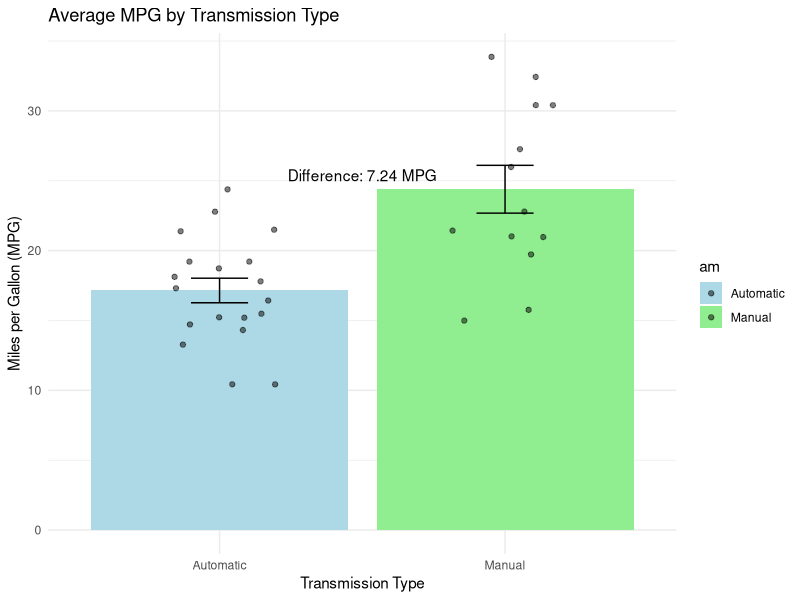
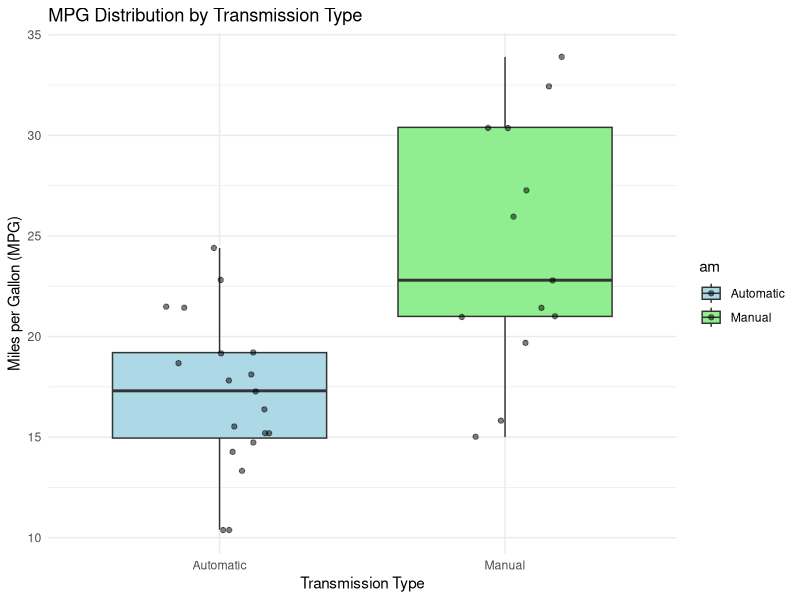
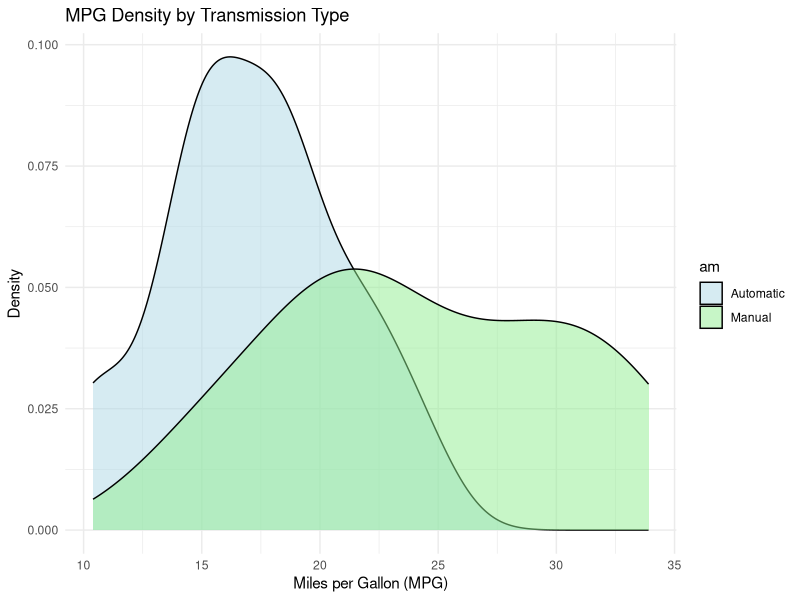
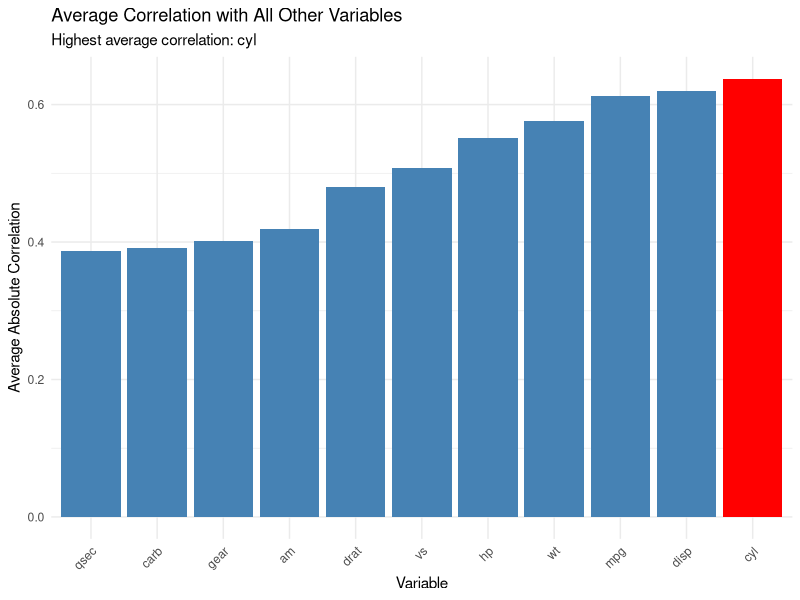
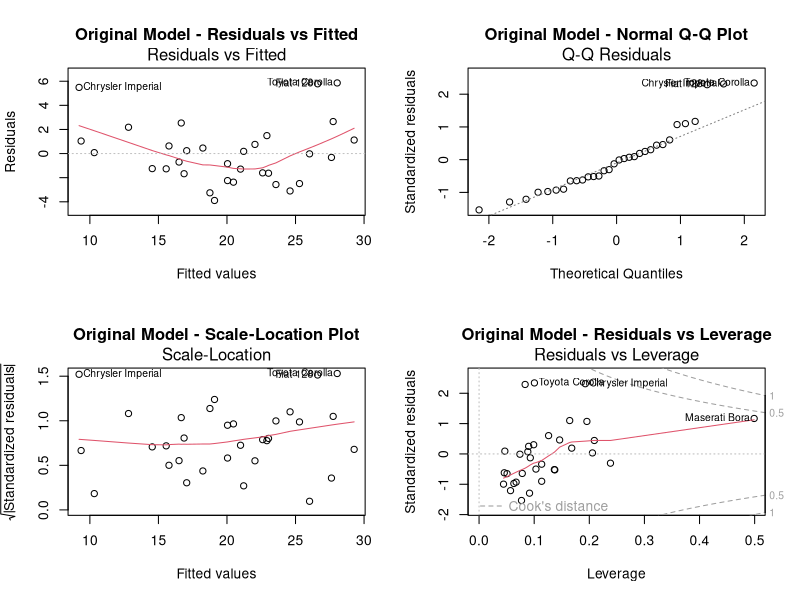
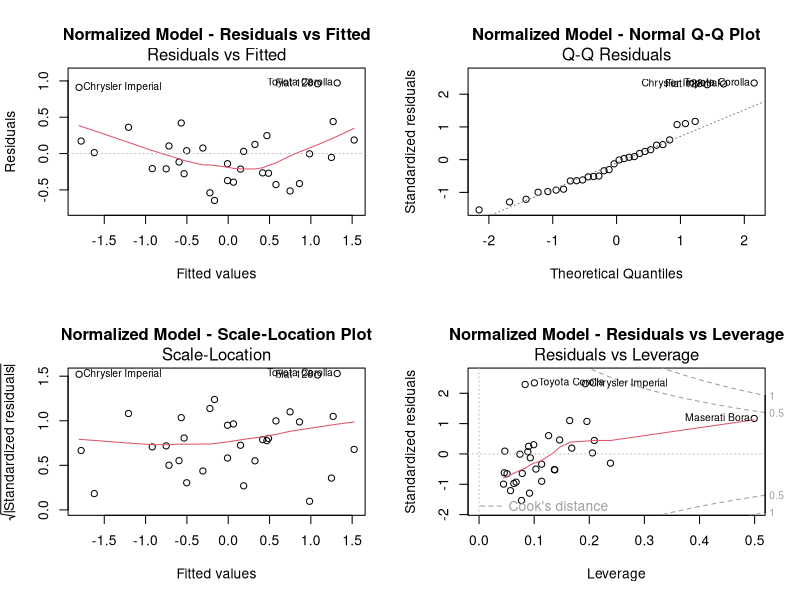

Write R code to recreate these figures, in order. (Note: this script raises an error after producing the figures.)
# Load required packages
required_packages <- c("ggplot2", "reshape2", "MASS", "car")
for(pkg in required_packages) {
    if(!require(pkg, character.only = TRUE)) {
        install.packages(pkg)
        library(pkg, character.only = TRUE)
    }
}

# Verify ggplot2 package is loaded
if(!require(ggplot2)) {
    install.packages("ggplot2")
    library(ggplot2)
}

# Verify MASS package is loaded
if(!require(MASS)) {
    install.packages("MASS")
    library(MASS)
}

# Verify car package is loaded
if(!require(car)) {
    install.packages("car")
    library(car)
}

# Load the mtcars dataset
data(mtcars)

# Convert mtcars to a matrix
# First, store the row names (car names)
car_names <- rownames(mtcars)

# Convert to matrix
mtcars_matrix <- as.matrix(mtcars)

# Add back the row names
rownames(mtcars_matrix) <- car_names

# Convert to data frame for easier analysis
mtcars_df <- as.data.frame(mtcars_matrix)
mtcars_df$am <- factor(mtcars_df$am, levels = c(0, 1), labels = c("Automatic", "Manual"))

# Calculate average MPG for each transmission type
auto_mpg <- mean(mtcars_df$mpg[mtcars_df$am == "Automatic"])
manual_mpg <- mean(mtcars_df$mpg[mtcars_df$am == "Manual"])

# Calculate the difference
mpg_difference <- manual_mpg - auto_mpg
percent_difference <- (mpg_difference / auto_mpg) * 100

# Print results
print("\nMPG Comparison between Transmission Types:")
print(paste("Automatic Transmission Average MPG:", round(auto_mpg, 2)))
print(paste("Manual Transmission Average MPG:", round(manual_mpg, 2)))
print(paste("Difference in MPG (Manual - Automatic):", round(mpg_difference, 2)))
print(paste("Percentage Difference:", round(percent_difference, 2), "%"))

# Create a bar plot to visualize the difference
ggplot(mtcars_df, aes(x = am, y = mpg, fill = am)) +
    stat_summary(fun = mean, geom = "bar") +
    stat_summary(fun.data = mean_se, geom = "errorbar", width = 0.2) +
    geom_jitter(width = 0.2, alpha = 0.5) +
    theme_minimal() +
    labs(title = "Average MPG by Transmission Type",
         x = "Transmission Type",
         y = "Miles per Gallon (MPG)") +
    scale_fill_manual(values = c("Automatic" = "lightblue", "Manual" = "lightgreen")) +
    annotate("text", x = 1.5, y = max(c(auto_mpg, manual_mpg)) + 1,
             label = paste("Difference:", round(mpg_difference, 2), "MPG"))

# Perform t-test to check if the difference is statistically significant
t_test_result <- t.test(mpg ~ am, data = mtcars_df)
print("\nStatistical Test Results:")
print(t_test_result)

# Print conclusion
print("\nConclusion:")
if(t_test_result$p.value < 0.05) {
    if(mpg_difference > 0) {
        print(paste("Manual transmission cars have significantly better MPG than automatic transmission cars by", 
                   round(mpg_difference, 2), "MPG (", round(percent_difference, 2), "% better)."))
    } else {
        print(paste("Automatic transmission cars have significantly better MPG than manual transmission cars by", 
                   round(abs(mpg_difference), 2), "MPG (", round(abs(percent_difference), 2), "% better)."))
    }
} else {
    print("There is no significant difference in MPG between manual and automatic transmission cars.")
}

# Calculate summary statistics for MPG by transmission type
mpg_by_trans <- aggregate(mpg ~ am, data = mtcars_df, FUN = function(x) c(
    mean = mean(x),
    sd = sd(x),
    min = min(x),
    max = max(x),
    n = length(x)
))
print("\nMPG Summary by Transmission Type:")
print(mpg_by_trans)

# Create boxplot of MPG by transmission type
p1 <- ggplot(mtcars_df, aes(x = am, y = mpg, fill = am)) +
    geom_boxplot() +
    geom_jitter(width = 0.2, alpha = 0.5) +
    theme_minimal() +
    labs(title = "MPG Distribution by Transmission Type",
         x = "Transmission Type",
         y = "Miles per Gallon (MPG)") +
    scale_fill_manual(values = c("Automatic" = "lightblue", "Manual" = "lightgreen"))

# Create density plot
p2 <- ggplot(mtcars_df, aes(x = mpg, fill = am)) +
    geom_density(alpha = 0.5) +
    theme_minimal() +
    labs(title = "MPG Density by Transmission Type",
         x = "Miles per Gallon (MPG)",
         y = "Density") +
    scale_fill_manual(values = c("Automatic" = "lightblue", "Manual" = "lightgreen"))

# Print both plots
print(p1)
print(p2)

# Calculate correlation between transmission and MPG
cor_am_mpg <- cor(mtcars_matrix[, "am"], mtcars_matrix[, "mpg"])
print("\nCorrelation between transmission type and MPG:")
print(cor_am_mpg)

# Create a linear model to predict MPG from transmission type
mpg_model <- lm(mpg ~ am, data = mtcars_df)
print("\nLinear model results:")
print(summary(mpg_model))

# Create a more complex model including other relevant variables
complex_model <- lm(mpg ~ am + wt + qsec + cyl, data = mtcars_df)
print("\nComplex model results (including weight, quarter mile time, and cylinders):")
print(summary(complex_model))

# Print additional insights
print("\nAdditional Insights:")
print("1. Average MPG by transmission type:")
print(paste("   Automatic:", round(mean(mtcars_df$mpg[mtcars_df$am == "Automatic"]), 2), "MPG"))
print(paste("   Manual:", round(mean(mtcars_df$mpg[mtcars_df$am == "Manual"]), 2), "MPG"))
print("2. MPG range by transmission type:")
print(paste("   Automatic:", round(min(mtcars_df$mpg[mtcars_df$am == "Automatic"]), 2), "-", 
            round(max(mtcars_df$mpg[mtcars_df$am == "Automatic"]), 2), "MPG"))
print(paste("   Manual:", round(min(mtcars_df$mpg[mtcars_df$am == "Manual"]), 2), "-", 
            round(max(mtcars_df$mpg[mtcars_df$am == "Manual"]), 2), "MPG"))

# Basic data check
print("Checking data structure:")
print(str(mtcars_matrix))
print("\nChecking for missing values:")
print(colSums(is.na(mtcars_matrix)))

# Calculate correlation matrix
tryCatch({
    full_cor_matrix <- cor(mtcars_matrix)
    print("\nCorrelation matrix calculated successfully")
}, error = function(e) {
    print("Error calculating correlation matrix:")
    print(e)
})

# Calculate average correlations
tryCatch({
    # Remove diagonal elements and calculate mean absolute correlation
    avg_correlations <- colMeans(abs(full_cor_matrix - diag(ncol(full_cor_matrix))))
    
    # Create a data frame with the results
    avg_cor_df <- data.frame(
        Variable = names(avg_correlations),
        Avg_Correlation = avg_correlations
    )
    
    # Sort by average correlation
    avg_cor_df <- avg_cor_df[order(avg_cor_df$Avg_Correlation, decreasing = TRUE), ]
    
    # Print the results
    print("\nAverage correlation with all other variables:")
    print(avg_cor_df)
    
    # Find the variable with highest average correlation
    highest_avg_cor_var <- avg_cor_df$Variable[1]
    highest_avg_cor_value <- avg_cor_df$Avg_Correlation[1]
    
    print("\nVariable with the highest average correlation:")
    print(paste("Variable:", highest_avg_cor_var))
    print(paste("Average correlation:", round(highest_avg_cor_value, 3)))
    
    # Create visualization
    p <- ggplot(avg_cor_df, aes(x = reorder(Variable, Avg_Correlation), y = Avg_Correlation)) +
        geom_bar(stat = "identity", fill = ifelse(avg_cor_df$Variable == highest_avg_cor_var, "red", "steelblue")) +
        theme_minimal() +
        theme(axis.text.x = element_text(angle = 45, hjust = 1)) +
        labs(title = "Average Correlation with All Other Variables",
             subtitle = paste("Highest average correlation:", highest_avg_cor_var),
             x = "Variable",
             y = "Average Absolute Correlation")
    
    print(p)
    
}, error = function(e) {
    print("Error in correlation analysis:")
    print(e)
})

# Display the first few rows of the matrix
print("\nFirst few rows of the matrix:")
print(head(mtcars_matrix))

# Display the structure of the matrix
print("\nStructure of the matrix:")
str(mtcars_matrix)

# Display the dimensions of the matrix
print("\nDimensions of the matrix:")
print(dim(mtcars_matrix))

# Display the column names
print("\nColumn names:")
print(colnames(mtcars_matrix))

# Display the row names (car names)
print("\nCar names (row names):")
print(rownames(mtcars_matrix))

# Calculate the transpose of the matrix
mtcars_transpose <- t(mtcars_matrix)

# Display the dimensions of the transpose
print("\nDimensions of the transpose matrix:")
print(dim(mtcars_transpose))

# Display first few rows of the transpose
print("\nFirst few rows of the transpose matrix:")
print(head(mtcars_transpose))

# Calculate the product of the matrix and its transpose
# Note: This will give us a 32x32 matrix (cars x cars)
matrix_product <- mtcars_matrix %*% mtcars_transpose

# Display the dimensions of the product matrix
print("\nDimensions of the product matrix (mtcars_matrix %*% mtcars_transpose):")
print(dim(matrix_product))

# Display the first few rows and columns of the product matrix
print("\nFirst few rows and columns of the product matrix:")
print(matrix_product[1:5, 1:5])

# Create a 3x3 matrix using three continuous variables: mpg, hp, and wt
# We'll use the first three cars to create the matrix
three_var_matrix <- mtcars_matrix[1:3, c("mpg", "hp", "wt")]
print("\n3x3 matrix using mpg, hp, and wt for first three cars:")
print(three_var_matrix)

# Calculate the determinant
det_value <- det(three_var_matrix)
print("\nDeterminant of the 3x3 matrix:")
print(det_value)

# Check if the matrix is invertible (determinant != 0)
if(abs(det_value) > 1e-10) {  # Using a small threshold to account for numerical precision
    print("\nThe matrix is invertible!")
    # Calculate the inverse
    inverse_matrix <- solve(three_var_matrix)
    print("\nInverse of the 3x3 matrix:")
    print(inverse_matrix)
    
    # Verify the inverse by multiplying with original matrix
    identity_check <- three_var_matrix %*% inverse_matrix
    print("\nVerification (should be close to identity matrix):")
    print(round(identity_check, 6))
} else {
    print("\nThe matrix is not invertible (determinant is zero or very close to zero)")
}

# Calculate column means using matrix operations
# Create a vector of ones with length equal to number of rows
ones_vector <- matrix(1, nrow = nrow(mtcars_matrix), ncol = 1)

# Calculate means using matrix multiplication and division
# (X' * 1) / n where X is the data matrix and n is the number of rows
column_means <- (t(mtcars_matrix) %*% ones_vector) / nrow(mtcars_matrix)

# Add column names to the means
rownames(column_means) <- colnames(mtcars_matrix)
colnames(column_means) <- "Mean"

print("\nColumn means calculated using matrix operations:")
print(column_means)

# Verify the results using the built-in colMeans function
print("\nVerification using colMeans function:")
print(colMeans(mtcars_matrix))

# Normalize the dataset and compare model performance
# First, let's create a function to normalize the data
normalize_matrix <- function(x) {
    # Calculate mean and standard deviation for each column
    col_means <- colMeans(x)
    col_sds <- apply(x, 2, sd)
    
    # Create a matrix of means and standard deviations
    means_matrix <- matrix(rep(col_means, each = nrow(x)), nrow = nrow(x))
    sds_matrix <- matrix(rep(col_sds, each = nrow(x)), nrow = nrow(x))
    
    # Normalize the data: (x - mean) / sd
    normalized <- (x - means_matrix) / sds_matrix
    return(normalized)
}

# Normalize the matrix
mtcars_normalized <- normalize_matrix(mtcars_matrix)

# Print summary of original and normalized data
print("\nSummary of original data:")
print(summary(mtcars_matrix))
print("\nSummary of normalized data:")
print(summary(mtcars_normalized))

# Compare model performance
# We'll use mpg as the target variable and hp, wt, and disp as predictors
# Original data model
original_model <- lm(mpg ~ hp + wt + disp, data = as.data.frame(mtcars_matrix))
print("\nModel performance with original data:")
print(summary(original_model))

# Normalized data model
normalized_model <- lm(mpg ~ hp + wt + disp, data = as.data.frame(mtcars_normalized))
print("\nModel performance with normalized data:")
print(summary(normalized_model))

# Compare coefficients
print("\nComparison of coefficients:")
coef_comparison <- data.frame(
    Original = coef(original_model),
    Normalized = coef(normalized_model)
)
print(coef_comparison)

# Compare R-squared values
print("\nComparison of R-squared values:")
r2_comparison <- data.frame(
    Original = summary(original_model)$r.squared,
    Normalized = summary(normalized_model)$r.squared
)
print(r2_comparison)

# Test model assumptions
# Create a function to generate diagnostic plots
create_diagnostic_plots <- function(model, title) {
    # Set up a 2x2 plot layout
    par(mfrow = c(2, 2))
    
    # 1. Residuals vs Fitted (Linearity)
    plot(model, which = 1, main = paste(title, "- Residuals vs Fitted"))
    
    # 2. Normal Q-Q Plot (Normality)
    plot(model, which = 2, main = paste(title, "- Normal Q-Q Plot"))
    
    # 3. Scale-Location Plot (Homoscedasticity)
    plot(model, which = 3, main = paste(title, "- Scale-Location Plot"))
    
    # 4. Residuals vs Leverage (Influential Points)
    plot(model, which = 5, main = paste(title, "- Residuals vs Leverage"))
    
    # Reset plot layout
    par(mfrow = c(1, 1))
}

# Generate diagnostic plots for both models
print("\nGenerating diagnostic plots for original model...")
create_diagnostic_plots(original_model, "Original Model")

print("\nGenerating diagnostic plots for normalized model...")
create_diagnostic_plots(normalized_model, "Normalized Model")

# Test for multicollinearity using VIF (Variance Inflation Factor)
print("\nVIF values for original model:")
print(vif(original_model))

print("\nVIF values for normalized model:")
print(vif(normalized_model))

# Test for normality of residuals
print("\nShapiro-Wilk test for normality of residuals:")
print("Original model:")
print(shapiro.test(residuals(original_model)))
print("Normalized model:")
print(shapiro.test(residuals(normalized_model)))

# Test for homoscedasticity using Breusch-Pagan test
print("\nBreusch-Pagan test for homoscedasticity:")
print("Original model:")
print(bptest(original_model))
print("Normalized model:")
print(bptest(normalized_model))

# Correlation matrix of predictors
print("\nCorrelation matrix of predictors:")
cor_matrix <- cor(mtcars_matrix[, c("hp", "wt", "disp")])
print(cor_matrix)

# Create a heatmap of the correlation matrix
library(ggplot2)
library(reshape2)
cor_melted <- melt(cor_matrix)
ggplot(cor_melted, aes(x = Var1, y = Var2, fill = value)) +
    geom_tile() +
    scale_fill_gradient2(low = "blue", high = "red", mid = "white", 
                        midpoint = 0, limit = c(-1, 1), space = "Lab", 
                        name = "Correlation") +
    theme_minimal() +
    labs(title = "Correlation Heatmap of Predictors")

# Find the car with the highest horsepower
# Get the index of the maximum horsepower
max_hp_index <- which.max(mtcars_matrix[, "hp"])

# Get the car name and its horsepower
max_hp_car <- rownames(mtcars_matrix)[max_hp_index]
max_hp_value <- mtcars_matrix[max_hp_index, "hp"]

# Print the results
print("\nCar with the highest horsepower:")
print(paste("Car:", max_hp_car))
print(paste("Horsepower:", max_hp_value))

# Create a bar plot of the top 5 cars by horsepower
# Sort the cars by horsepower in descending order
sorted_cars <- mtcars_matrix[order(mtcars_matrix[, "hp"], decreasing = TRUE), ]
top_5_cars <- sorted_cars[1:5, ]

# Create the bar plot
barplot(top_5_cars[, "hp"],
        names.arg = rownames(top_5_cars),
        main = "Top 5 Cars by Horsepower",
        xlab = "Car Model",
        ylab = "Horsepower",
        col = "red",
        las = 2)  # Rotate x-axis labels for better readability

# Create a heatmap of the full correlation matrix
# Melt the correlation matrix for ggplot
full_cor_melted <- melt(full_cor_matrix)

# Create the heatmap
ggplot(full_cor_melted, aes(x = Var1, y = Var2, fill = value)) +
    geom_tile() +
    scale_fill_gradient2(low = "blue", high = "red", mid = "white", 
                        midpoint = 0, limit = c(-1, 1), space = "Lab", 
                        name = "Correlation") +
    theme_minimal() +
    theme(axis.text.x = element_text(angle = 45, hjust = 1)) +
    labs(title = "Correlation Heatmap of All Variables",
         x = "",
         y = "")

# Find the strongest correlations
# Create a function to find the strongest correlations
find_strong_correlations <- function(cor_matrix, threshold = 0.7) {
    # Get the upper triangle of the correlation matrix
    upper_tri <- upper.tri(cor_matrix)
    
    # Create a data frame with the correlations
    cor_df <- data.frame(
        Var1 = rownames(cor_matrix)[row(cor_matrix)[upper_tri]],
        Var2 = colnames(cor_matrix)[col(cor_matrix)[upper_tri]],
        Correlation = cor_matrix[upper_tri]
    )
    
    # Filter for strong correlations
    strong_cors <- cor_df[abs(cor_df$Correlation) >= threshold, ]
    
    # Sort by absolute correlation
    strong_cors <- strong_cors[order(abs(strong_cors$Correlation), decreasing = TRUE), ]
    
    return(strong_cors)
}

# Find and print strong correlations
strong_correlations <- find_strong_correlations(full_cor_matrix)
print("\nStrong correlations (|r| >= 0.7):")
print(strong_correlations)

# Create a bar plot of average correlations
ggplot(avg_cor_df, aes(x = reorder(Variable, Avg_Correlation), y = Avg_Correlation)) +
    geom_bar(stat = "identity", fill = "steelblue") +
    theme_minimal() +
    theme(axis.text.x = element_text(angle = 45, hjust = 1)) +
    labs(title = "Average Correlation with All Other Variables",
         x = "Variable",
         y = "Average Absolute Correlation")

# Find the highest correlation between any two variables
# Get the upper triangle of the correlation matrix
upper_tri <- upper.tri(full_cor_matrix)

# Create a data frame with all correlations
all_cors <- data.frame(
    Var1 = rownames(full_cor_matrix)[row(full_cor_matrix)[upper_tri]],
    Var2 = colnames(full_cor_matrix)[col(full_cor_matrix)[upper_tri]],
    Correlation = full_cor_matrix[upper_tri]
)

# Find the highest absolute correlation
max_cor_index <- which.max(abs(all_cors$Correlation))
highest_cor <- all_cors[max_cor_index, ]

# Print the results
print("\nHighest correlation between variables:")
print(paste("Variables:", highest_cor$Var1, "and", highest_cor$Var2))
print(paste("Correlation:", round(highest_cor$Correlation, 3)))

# Create a scatter plot of the variables with highest correlation
ggplot(as.data.frame(mtcars_matrix), 
       aes(x = .data[[highest_cor$Var1]], y = .data[[highest_cor$Var2]])) +
    geom_point() +
    geom_smooth(method = "lm", se = TRUE) +
    theme_minimal() +
    labs(title = paste("Scatter Plot of", highest_cor$Var1, "vs", highest_cor$Var2),
         x = highest_cor$Var1,
         y = highest_cor$Var2)

# Print detailed correlation analysis for cyl
print("\nDetailed correlation analysis for 'cyl':")
cyl_correlations <- full_cor_matrix["cyl", ]
cyl_cor_df <- data.frame(
    Variable = names(cyl_correlations),
    Correlation = cyl_correlations
)
cyl_cor_df <- cyl_cor_df[order(abs(cyl_cor_df$Correlation), decreasing = TRUE), ]
print(cyl_cor_df)

# Create a visualization of cyl's correlations
cyl_cor_melted <- melt(cyl_cor_df)
ggplot(cyl_cor_df, aes(x = reorder(Variable, abs(Correlation)), y = Correlation)) +
    geom_bar(stat = "identity", fill = ifelse(cyl_cor_df$Correlation > 0, "red", "blue")) +
    theme_minimal() +
    theme(axis.text.x = element_text(angle = 45, hjust = 1)) +
    labs(title = "Correlations with Number of Cylinders (cyl)",
         x = "Variable",
         y = "Correlation Coefficient")

# Create scatter plots for cyl vs top correlated variables
top_cor_vars <- head(cyl_cor_df$Variable[cyl_cor_df$Variable != "cyl"], 3)
par(mfrow = c(1, 3))
for(var in top_cor_vars) {
    plot(mtcars_matrix[, "cyl"], mtcars_matrix[, var],
         xlab = "Number of Cylinders",
         ylab = var,
         main = paste("cyl vs", var))
    abline(lm(mtcars_matrix[, var] ~ mtcars_matrix[, "cyl"]), col = "red")
}
par(mfrow = c(1, 1))

# Print explanation
print("\nExplanation of cyl's high average correlation:")
print("The number of cylinders (cyl) has strong relationships with many other variables because:")
print("1. It's a fundamental engine characteristic that affects multiple aspects of car performance")
print("2. It's strongly related to engine size (disp), horsepower (hp), and weight (wt)")
print("3. It has an inverse relationship with fuel efficiency (mpg)")
print("4. It's related to transmission type (am) and number of gears (gear)")

# Create a correlation heatmap focusing on cyl's relationships
cyl_cor_matrix <- full_cor_matrix[c("cyl", top_cor_vars), c("cyl", top_cor_vars)]
melted_cyl_cor <- melt(cyl_cor_matrix)
ggplot(melted_cyl_cor, aes(x = Var1, y = Var2, fill = value)) +
    geom_tile() +
    scale_fill_gradient2(low = "blue", high = "red", mid = "white", 
                        midpoint = 0, limit = c(-1, 1), space = "Lab", 
                        name = "Correlation") +
    theme_minimal() +
    theme(axis.text.x = element_text(angle = 45, hjust = 1)) +
    labs(title = "Correlation Heatmap: cyl and Top Correlated Variables",
         x = "",
         y = "")

# Create a multiple regression model
mlr_model <- lm(mpg ~ hp + wt + qsec, data = mtcars_df)

# Print model summary
print("\nMultiple Linear Regression Model Summary:")
print(summary(mlr_model))

# Stepwise Regression Analysis
print("\nStepwise Regression Analysis:")

# Create a full model with all potential predictors
full_model <- lm(mpg ~ ., data = mtcars_df)
print("\nFull Model Summary:")
print(summary(full_model))

# Perform stepwise regression using AIC
print("\nStepwise Regression using AIC:")
step_model <- stepAIC(full_model, direction = "both", trace = TRUE)
print("\nBest Model from Stepwise Selection:")
print(summary(step_model))

# Compare models using AIC
print("\nModel Comparison using AIC:")
print(paste("Full Model AIC:", round(AIC(full_model), 2)))
print(paste("Stepwise Model AIC:", round(AIC(step_model), 2)))

# Compare models using BIC
print("\nModel Comparison using BIC:")
print(paste("Full Model BIC:", round(BIC(full_model), 2)))
print(paste("Stepwise Model BIC:", round(BIC(step_model), 2)))

# Print the formula of the best model
print("\nBest Model Formula:")
print(formula(step_model))

# Create diagnostic plots for the stepwise model
print("\nGenerating diagnostic plots for stepwise model...")
create_diagnostic_plots(step_model, "Stepwise Model")

# Calculate and print VIF for the stepwise model
print("\nVIF values for stepwise model:")
print(vif(step_model))

# Compare R-squared values
print("\nComparison of R-squared values:")
r2_comparison <- data.frame(
    Full_Model = summary(full_model)$r.squared,
    Stepwise_Model = summary(step_model)$r.squared
)
print(r2_comparison)

# Create a plot of actual vs predicted values for stepwise model
predicted_step <- predict(step_model)
actual <- mtcars_df$mpg

plot_df_step <- data.frame(
    Actual = actual,
    Predicted = predicted_step
)

ggplot(plot_df_step, aes(x = Actual, y = Predicted)) +
    geom_point() +
    geom_abline(intercept = 0, slope = 1, color = "red", linetype = "dashed") +
    theme_minimal() +
    labs(title = "Actual vs Predicted MPG (Stepwise Model)",
         x = "Actual MPG",
         y = "Predicted MPG")

# Print model interpretation for stepwise model
print("\nStepwise Model Interpretation:")
print("1. Overall Model Fit:")
print(paste("The stepwise model explains", round(summary(step_model)$r.squared * 100, 1), 
            "% of the variance in MPG."))

print("\n2. Selected Variables and Their Effects:")
for(var in names(coef(step_model))[-1]) {  # Exclude intercept
    print(paste("\n", var, ":"))
    print(paste("   Coefficient:", round(coef(step_model)[var], 3)))
    print(paste("   p-value:", format.pval(summary(step_model)$coefficients[var, "Pr(>|t|)"], digits = 3)))
}

# Calculate standardized coefficients for stepwise model
std_coef_step <- coef(step_model) * c(1, sapply(mtcars_df[, names(coef(step_model))[-1]], sd)) / sd(mtcars_df$mpg)
print("\nStandardized Coefficients for Stepwise Model:")
print(round(std_coef_step, 3))

# Create a residual plot for stepwise model
residuals_step <- resid(step_model)
ggplot(data.frame(Fitted = fitted(step_model), Residuals = residuals_step),
       aes(x = Fitted, y = Residuals)) +
    geom_point() +
    geom_hline(yintercept = 0, color = "red", linetype = "dashed") +
    geom_smooth(method = "loess", se = TRUE) +
    theme_minimal() +
    labs(title = "Residual Plot (Stepwise Model)",
         x = "Fitted Values",
         y = "Residuals")

# Print residual statistics for stepwise model
print("\nResidual Statistics for Stepwise Model:")
print(paste("Mean of residuals:", round(mean(residuals_step), 3)))
print(paste("Standard deviation of residuals:", round(sd(residuals_step), 3)))
print(paste("Sum of squared residuals:", round(sum(residuals_step^2), 3)))

# Test for normality of residuals
print("\nShapiro-Wilk test for normality of residuals:")
print(shapiro.test(residuals_step))

# Test for homoscedasticity
print("\nBreusch-Pagan test for homoscedasticity:")
print(bptest(step_model))

# Calculate and print confidence intervals for coefficients
print("\n95% Confidence Intervals for Coefficients:")
print(confint(step_model))

# Create a coefficient plot
coef_df <- data.frame(
    Variable = names(coef(step_model)),
    Coefficient = coef(step_model),
    Lower = confint(step_model)[, 1],
    Upper = confint(step_model)[, 2]
)

ggplot(coef_df, aes(x = reorder(Variable, Coefficient), y = Coefficient)) +
    geom_point() +
    geom_errorbar(aes(ymin = Lower, ymax = Upper), width = 0.2) +
    geom_hline(yintercept = 0, color = "red", linetype = "dashed") +
    theme_minimal() +
    theme(axis.text.x = element_text(angle = 45, hjust = 1)) +
    labs(title = "Coefficient Plot with 95% Confidence Intervals",
         x = "Variable",
         y = "Coefficient")

# Calculate standardized coefficients
std_coef <- coef(mlr_model) * c(1, sapply(mtcars_df[, c("hp", "wt", "qsec")], sd)) / sd(mtcars_df$mpg)
print("\nStandardized Coefficients:")
print(round(std_coef, 3))

# Create a plot of actual vs predicted values
predicted <- predict(mlr_model)
actual <- mtcars_df$mpg

plot_df <- data.frame(
    Actual = actual,
    Predicted = predicted
)

ggplot(plot_df, aes(x = Actual, y = Predicted)) +
    geom_point() +
    geom_abline(intercept = 0, slope = 1, color = "red", linetype = "dashed") +
    theme_minimal() +
    labs(title = "Actual vs Predicted MPG",
         x = "Actual MPG",
         y = "Predicted MPG")

# Calculate and print residual statistics
residuals <- resid(mlr_model)
print("\nResidual Statistics:")
print(paste("Mean of residuals:", round(mean(residuals), 3)))
print(paste("Standard deviation of residuals:", round(sd(residuals), 3)))
print(paste("Sum of squared residuals:", round(sum(residuals^2), 3)))

# Create a residual plot
ggplot(data.frame(Fitted = fitted(mlr_model), Residuals = residuals),
       aes(x = Fitted, y = Residuals)) +
    geom_point() +
    geom_hline(yintercept = 0, color = "red", linetype = "dashed") +
    geom_smooth(method = "loess", se = TRUE) +
    theme_minimal() +
    labs(title = "Residual Plot",
         x = "Fitted Values",
         y = "Residuals")

# Print model interpretation
print("\nModel Interpretation:")
print("1. Overall Model Fit:")
print(paste("The model explains", round(summary(mlr_model)$r.squared * 100, 1), 
            "% of the variance in MPG."))

print("\n2. Individual Variable Effects:")
print("Horsepower (hp):")
print(paste("   Coefficient:", round(coef(mlr_model)["hp"], 3)))
print(paste("   Standardized coefficient:", round(std_coef["hp"], 3)))
print(paste("   p-value:", format.pval(summary(mlr_model)$coefficients["hp", "Pr(>|t|)"], digits = 3)))

print("\nWeight (wt):")
print(paste("   Coefficient:", round(coef(mlr_model)["wt"], 3)))
print(paste("   Standardized coefficient:", round(std_coef["wt"], 3)))
print(paste("   p-value:", format.pval(summary(mlr_model)$coefficients["wt", "Pr(>|t|)"], digits = 3)))

print("\nQuarter Mile Time (qsec):")
print(paste("   Coefficient:", round(coef(mlr_model)["qsec"], 3)))
print(paste("   Standardized coefficient:", round(std_coef["qsec"], 3)))
print(paste("   p-value:", format.pval(summary(mlr_model)$coefficients["qsec", "Pr(>|t|)"], digits = 3))) 